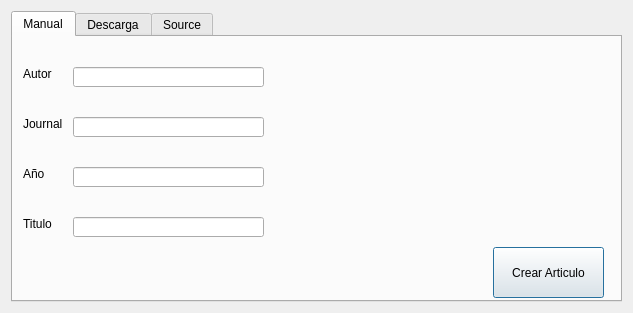
<?xml version="1.0" encoding="UTF-8"?>
<ui version="4.0">
 <class>Dialog</class>
 <widget class="QDialog" name="Dialog">
  <property name="geometry">
   <rect>
    <x>0</x>
    <y>0</y>
    <width>633</width>
    <height>313</height>
   </rect>
  </property>
  <property name="windowTitle">
   <string>Nuevo Articulo</string>
  </property>
  <layout class="QGridLayout" name="gridLayout">
   <item row="0" column="1">
    <widget class="QTabWidget" name="tabWidget">
     <property name="sizePolicy">
      <sizepolicy hsizetype="Expanding" vsizetype="Preferred">
       <horstretch>0</horstretch>
       <verstretch>0</verstretch>
      </sizepolicy>
     </property>
     <property name="currentIndex">
      <number>0</number>
     </property>
     <widget class="QWidget" name="tab">
      <attribute name="title">
       <string>Manual</string>
      </attribute>
      <widget class="QLabel" name="label">
       <property name="geometry">
        <rect>
         <x>10</x>
         <y>30</y>
         <width>47</width>
         <height>13</height>
        </rect>
       </property>
       <property name="text">
        <string>Autor</string>
       </property>
      </widget>
      <widget class="QLabel" name="label_2">
       <property name="geometry">
        <rect>
         <x>10</x>
         <y>80</y>
         <width>47</width>
         <height>13</height>
        </rect>
       </property>
       <property name="text">
        <string>Journal</string>
       </property>
      </widget>
      <widget class="QLabel" name="label_3">
       <property name="geometry">
        <rect>
         <x>10</x>
         <y>130</y>
         <width>47</width>
         <height>13</height>
        </rect>
       </property>
       <property name="text">
        <string>Año</string>
       </property>
      </widget>
      <widget class="QLabel" name="label_4">
       <property name="geometry">
        <rect>
         <x>10</x>
         <y>180</y>
         <width>47</width>
         <height>13</height>
        </rect>
       </property>
       <property name="text">
        <string>Titulo</string>
       </property>
      </widget>
      <widget class="QLineEdit" name="Tab1_Autor">
       <property name="geometry">
        <rect>
         <x>60</x>
         <y>30</y>
         <width>191</width>
         <height>20</height>
        </rect>
       </property>
      </widget>
      <widget class="QLineEdit" name="Tab1_Journal">
       <property name="geometry">
        <rect>
         <x>60</x>
         <y>80</y>
         <width>191</width>
         <height>20</height>
        </rect>
       </property>
      </widget>
      <widget class="QLineEdit" name="Tab1_Year">
       <property name="geometry">
        <rect>
         <x>60</x>
         <y>130</y>
         <width>191</width>
         <height>20</height>
        </rect>
       </property>
      </widget>
      <widget class="QLineEdit" name="Tab1_Titulo">
       <property name="geometry">
        <rect>
         <x>60</x>
         <y>180</y>
         <width>191</width>
         <height>20</height>
        </rect>
       </property>
      </widget>
      <widget class="QPushButton" name="Btn_Crear1">
       <property name="geometry">
        <rect>
         <x>480</x>
         <y>210</y>
         <width>111</width>
         <height>51</height>
        </rect>
       </property>
       <property name="text">
        <string>Crear Articulo</string>
       </property>
      </widget>
      <widget class="QLabel" name="l_autor">
       <property name="geometry">
        <rect>
         <x>270</x>
         <y>30</y>
         <width>111</width>
         <height>16</height>
        </rect>
       </property>
       <property name="text">
        <string/>
       </property>
      </widget>
      <widget class="QLabel" name="l_journal">
       <property name="geometry">
        <rect>
         <x>270</x>
         <y>80</y>
         <width>111</width>
         <height>16</height>
        </rect>
       </property>
       <property name="text">
        <string/>
       </property>
      </widget>
      <widget class="QLabel" name="l_year">
       <property name="geometry">
        <rect>
         <x>270</x>
         <y>130</y>
         <width>111</width>
         <height>16</height>
        </rect>
       </property>
       <property name="text">
        <string/>
       </property>
      </widget>
      <widget class="QLabel" name="l_titulo">
       <property name="geometry">
        <rect>
         <x>270</x>
         <y>180</y>
         <width>111</width>
         <height>16</height>
        </rect>
       </property>
       <property name="text">
        <string/>
       </property>
      </widget>
     </widget>
     <widget class="QWidget" name="tab_2">
      <attribute name="title">
       <string>Descarga</string>
      </attribute>
      <widget class="QPushButton" name="btn_seleccionar">
       <property name="geometry">
        <rect>
         <x>20</x>
         <y>40</y>
         <width>161</width>
         <height>71</height>
        </rect>
       </property>
       <property name="text">
        <string>Seleccionar Archivo .bib</string>
       </property>
      </widget>
      <widget class="QComboBox" name="cb_archivos">
       <property name="geometry">
        <rect>
         <x>200</x>
         <y>60</y>
         <width>211</width>
         <height>22</height>
        </rect>
       </property>
      </widget>
      <widget class="QPushButton" name="Btn_Crear2">
       <property name="geometry">
        <rect>
         <x>480</x>
         <y>210</y>
         <width>111</width>
         <height>51</height>
        </rect>
       </property>
       <property name="text">
        <string>Crear Articulo</string>
       </property>
      </widget>
     </widget>
     <widget class="QWidget" name="tab_5">
      <attribute name="title">
       <string>Source</string>
      </attribute>
      <widget class="QPushButton" name="Btn_Crear3">
       <property name="geometry">
        <rect>
         <x>480</x>
         <y>210</y>
         <width>111</width>
         <height>51</height>
        </rect>
       </property>
       <property name="text">
        <string>Crear Articulo</string>
       </property>
      </widget>
      <widget class="QTextEdit" name="te_source">
       <property name="geometry">
        <rect>
         <x>10</x>
         <y>10</y>
         <width>561</width>
         <height>171</height>
        </rect>
       </property>
      </widget>
     </widget>
    </widget>
   </item>
  </layout>
 </widget>
 <resources/>
 <connections/>
</ui>
